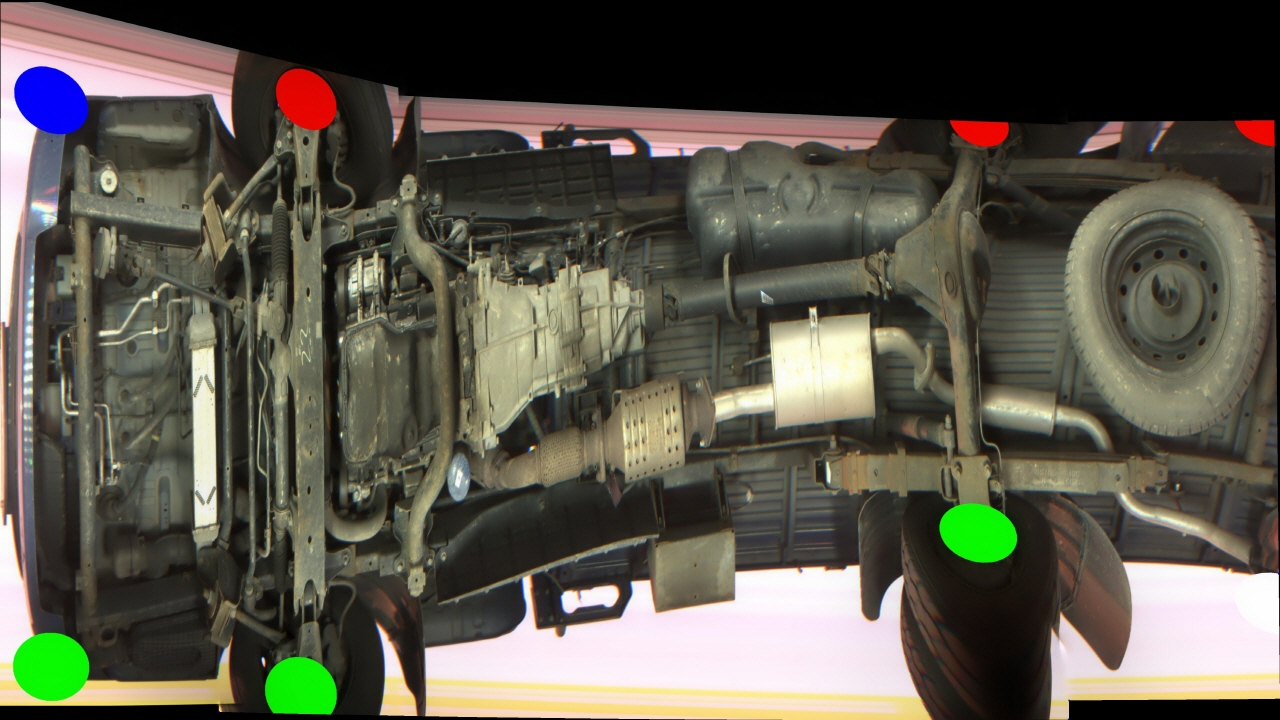
#> input picture test.jpg, 1280 x 720 px
$ python crop_image.py
#> lines starting #> are read from the running program, lines starting #| are printed output that depends on the picture; after the words box and inside, x2 and y2 are one past the last pixel; in counts of white or black regions, pixels touching at a corner belong together
import cv2
import numpy as np
import time

def find_top_bottom_line(input_img):
    top_list = []
    bottom_list = []

    print(input_img.shape)
    for col in range(input_img.shape[1]):
        if input_img[0][col] == 255:
            top_list.append(0)

        if input_img[input_img.shape[0]-1][col] == 255:
            bottom_list.append(0)

        for row in range(input_img.shape[0]):
            pix = input_img[row][col]

            if row >0:
                prev_pix = input_img[row-1][col]

                if (pix == 255) & (prev_pix == 0):
                    top_list.append(row)

                if (pix == 0) & (prev_pix == 255):
                    bottom_list.append(row)
                    break

    return top_list, bottom_list

def preprocess_img(input_img, size):
    # resize image
    re_img = cv2.resize(input_img, dsize = size)

    # convert color
    gray = cv2.cvtColor(re_img,cv2.COLOR_BGR2GRAY)

    # binary
    ret, thresh = cv2.threshold(gray, 2, 255.0, 0)

    # morphology
    kernel = np.ones((5, 5), np.uint8)
    thresh = cv2.erode(thresh, kernel, iterations=1)
    thresh = cv2.dilate(thresh, kernel, iterations=1)

    return thresh

def crop_img(img, top_list, bottom_list):
    top_line = max(top_list)
    bottom_line = min(bottom_list)

    crop_img = img[:,top_line:bottom_line,:]

    return crop_img


def main():

    startTime = time.time()

    # read image
    img = cv2.imread('test.jpg')
#> img is the input picture: shape (720, 1280, 3); mean B, G, R 75.8, 88.2, 91.5
    img = cv2.resize(img, dsize = (640,480))
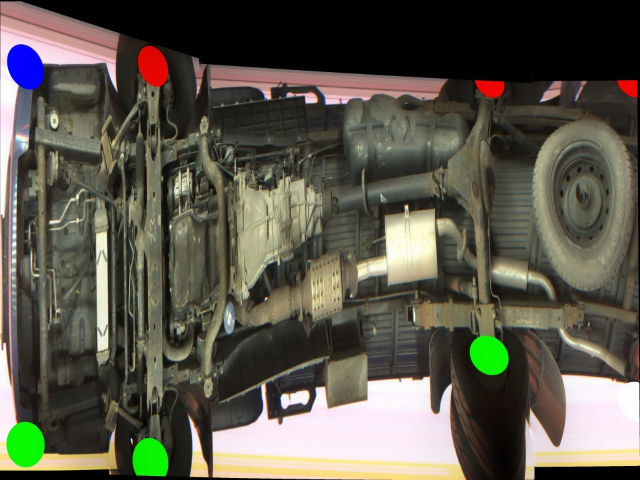
#> img: shape (480, 640, 3); mean B, G, R 75.8, 88.2, 91.5

    # image pre-processing
    processed_img = preprocess_img(img, (640,480))
#> in preprocess_img, `gray = cv2.cvtColor(re_img,cv2.COLOR_BGR2GRAY)`:
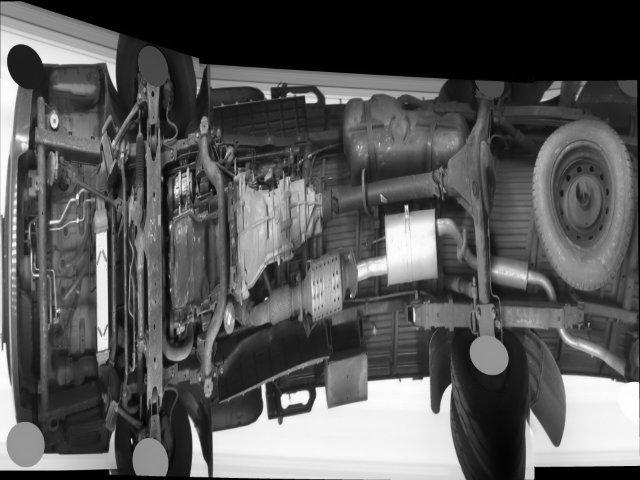
#> gray: shape (480, 640); min 0, max 255, mean 87.8
#> in preprocess_img, `ret, thresh = cv2.threshold(gray, 2, 255.0, 0)`:
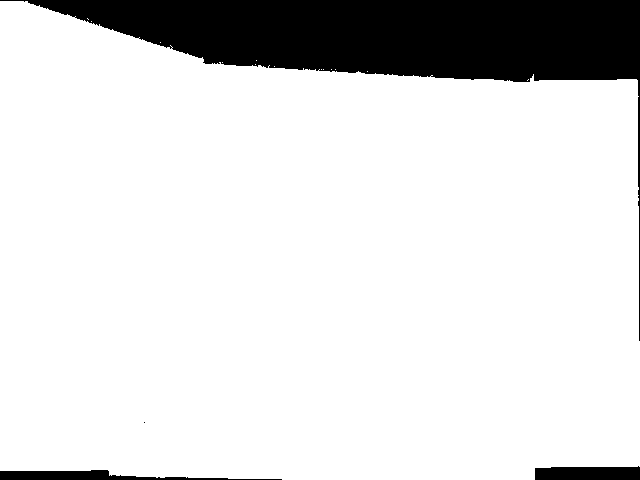
#> thresh: shape (480, 640); 86.6% white; 4 black regions (1 under 20 px), largest, box (x1, y1, x2, y2) and area: (0, 0, 640, 341) 38451, (0, 470, 282, 480) 1394, (535, 466, 640, 480) 1350
#> in preprocess_img, `thresh = cv2.erode(thresh, kernel, iterations=1)`:
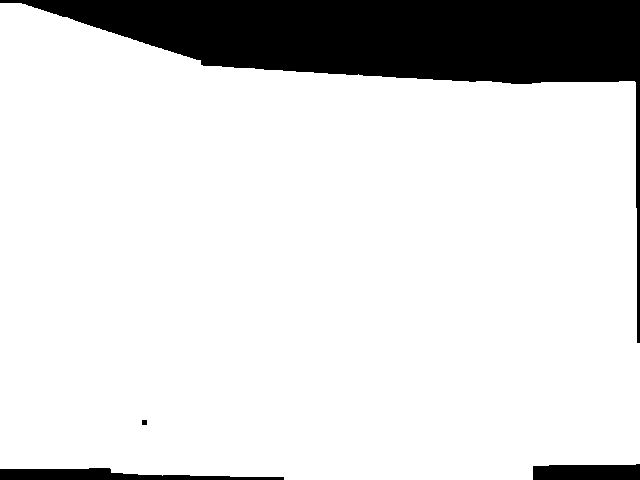
#> thresh: shape (480, 640); 85.6% white; 4 black regions, box (x1, y1, x2, y2) and area: (0, 0, 640, 343) 40545, (0, 468, 284, 480) 1997, (533, 464, 640, 480) 1593, (142, 420, 147, 425) 25
#> in preprocess_img, `thresh = cv2.dilate(thresh, kernel, iterations=1)`:
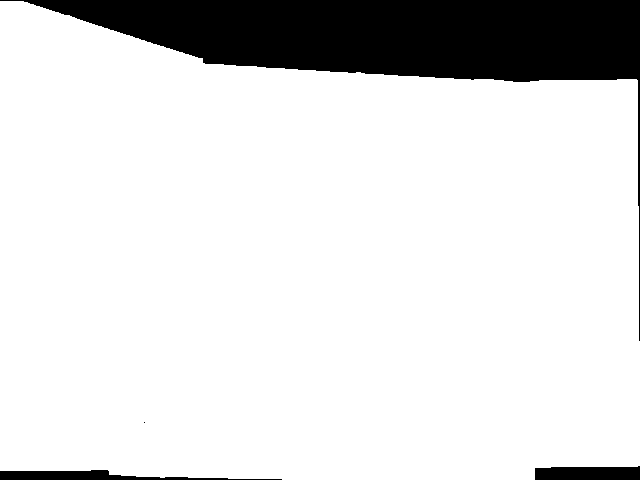
#> thresh: shape (480, 640); 86.5% white; 4 black regions (1 under 20 px), largest, box (x1, y1, x2, y2) and area: (0, 0, 640, 341) 38565, (0, 470, 282, 480) 1403, (535, 466, 640, 480) 1351

    pixbrowseTime = time.time()-startTime
    print('filterTime: ', pixbrowseTime)

    # find top, bottom line
    top_list, bottom_list = find_top_bottom_line(processed_img)
#| (480, 640)
#> after the loop in find_top_bottom_line, `for col in range(input_img.shape[1]):`: bottom_list = 640 values, max 479 at index 228, min 0 at index 282, mean 285.9; top_list = 640 values, max 341 at index 639, min 1 at index 0, mean 60.26

    # show image
    cv2.imshow('processed_img', processed_img)

    # draw line
    for col in range(processed_img.shape[1]):
        img[int(top_list[col]),col,:] = (255,0,0)
        img[int(bottom_list[col]),col,:] = (255,0,0)
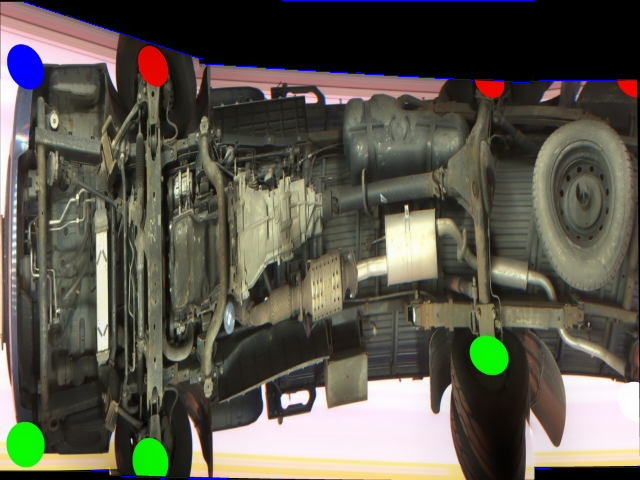
#> img: shape (480, 640, 3); 0.42% of pixels changed, all inside (x1, y1, x2, y2) = (0, 0, 640, 480)

    # show image
    cv2.imshow('src',img)

    cv2.waitKey(0)

if __name__ == '__main__':
    main()
